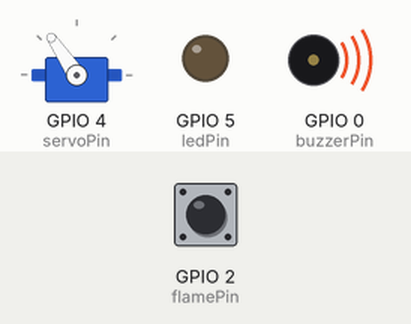
Simulated run of this sketch. Board: ESP32. Shown: servo, output pins drawn as LEDs (lit = HIGH), buzzer (waves = sounding, pin HIGH). The inputs (shaded band) are chosen by the test bench; at power-on: GPIO 2 (flamePin) LOW. What the sketch prints to the serial monitor is not drawn.

Above: at 1.25 s.
1.3 s: GPIO 2 (flamePin) driven HIGH
At 1.7 s:
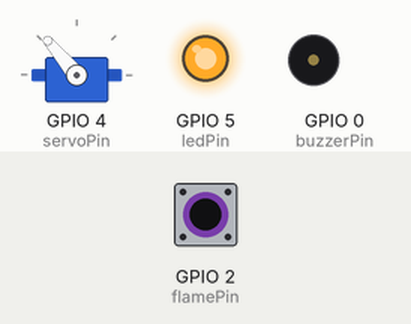
2.8 s: GPIO 2 (flamePin) driven LOW
At 2.96 s:
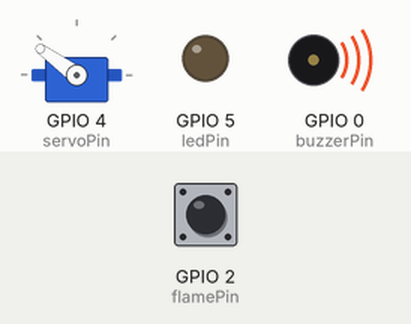
5.8 s: GPIO 2 (flamePin) driven HIGH
At 6.1 s:
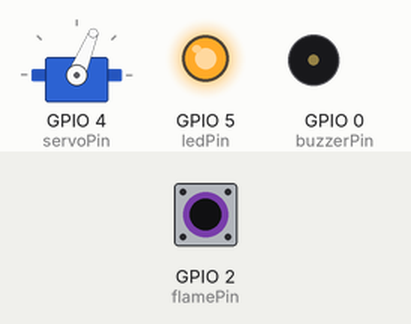
7.3 s: GPIO 2 (flamePin) driven LOW
At 7.45 s:
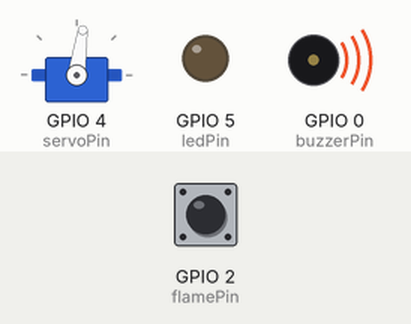
10.3 s: GPIO 2 (flamePin) driven HIGH
At 11.5 s:
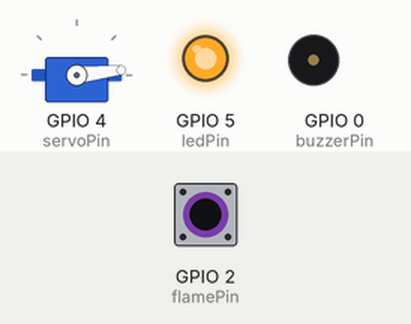
11.8 s: GPIO 2 (flamePin) pulsed LOW 2 times (0.12 s each, 0.3 s apart)
At 13.3 s:
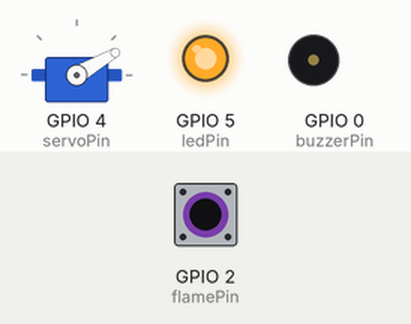
Timing chart, 0 to 14.8 s (numbered marks = the images above; inputs shaded):
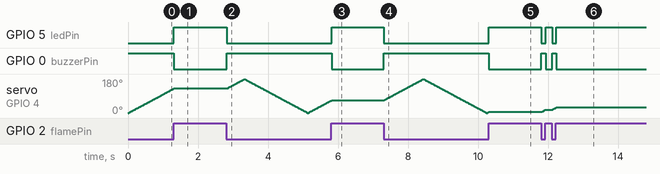

Measured:
- after the input at 1.3 s, GPIO 5 (ledPin): LOW → HIGH at once; GPIO 0 (buzzerPin): HIGH → LOW at once; servo on GPIO 4 (servoPin): goes on until 1.3 s, then stays 130°
- after the input at 2.8 s, GPIO 5 (ledPin): HIGH → LOW at once; GPIO 0 (buzzerPin): LOW → HIGH at once
- after the input at 5.8 s, GPIO 5 (ledPin): LOW → HIGH at once; GPIO 0 (buzzerPin): HIGH → LOW at once; servo on GPIO 4 (servoPin): goes on until 5.8 s, then stays 68°
- after the input at 7.3 s, GPIO 5 (ledPin): HIGH → LOW at once; GPIO 0 (buzzerPin): LOW → HIGH at once
- after the input at 10.3 s, GPIO 5 (ledPin): LOW → HIGH at once; GPIO 0 (buzzerPin): HIGH → LOW at once; servo on GPIO 4 (servoPin): goes on until 10.3 s, then stays 6°
- after the input at 11.8 s, GPIO 5 (ledPin): alternates HIGH for 0.18 s and LOW for 0.12 s, 4 changes in all, then stays HIGH, starting at once; GPIO 0 (buzzerPin): alternates HIGH for 0.12 s and LOW for 0.18 s, 4 changes in all, then stays LOW, starting at once; servo on GPIO 4 (servoPin): moves from 6° to 30° over 0.40 s, starting at once

The sketch:

ESP32-Fire-Radar.ino
```cpp
#include <WiFi.h>
#include <WebServer.h>
#include <ESP32Servo.h>
#include <math.h>

Servo radarServo;
WebServer server(80);

const int flamePin = 2;
const int buzzerPin = 0;
const int servoPin = 4;
const int ledPin = 5;

int angle = 0;
int direction = 2;

bool fire = false;
int fireAngle = 0;

const char* ssid = "Fire-Radar";
const char* password = "12345678";

const char webpage[] PROGMEM = R"rawliteral(
<!DOCTYPE html>
<html>
<head>
<meta name="viewport" content="width=device-width, initial-scale=1">
<title>Fire Radar</title>

<style>
* {
  box-sizing: border-box;
}

body {
  margin: 0;
  background: #020402;
  color: #39ff66;
  font-family: Arial, sans-serif;
  text-align: center;
}

h2 {
  margin: 15px 0 2px;
  font-size: 24px;
}

#status {
  font-size: 18px;
  margin: 5px;
}

.radar {
  width: 94vw;
  max-width: 520px;
  height: 47vw;
  max-height: 260px;
  margin: 30px auto 8px;
  position: relative;
  overflow: hidden;
  border-radius: 520px 520px 0 0;
  border: 2px solid #208c3a;
  border-bottom: 2px solid #208c3a;

  background:
    radial-gradient(
      circle at 50% 100%,
      transparent 0 24%,
      #155522 24.5% 25%,
      transparent 25.5% 49%,
      #155522 49.5% 50%,
      transparent 50.5% 74%,
      #155522 74.5% 75%,
      transparent 75.5%
    ),
    #061006;
}

.radar::after {
  content: "";
  position: absolute;
  left: 0;
  right: 0;
  bottom: 0;
  height: 2px;
  background: #155522;
}

#scanLine {
  position: absolute;
  width: 50%;
  height: 2px;
  left: 50%;
  bottom: 0;
  background: #39ff66;
  transform-origin: left center;
  box-shadow: 0 0 6px #39ff66, 0 0 15px #39ff66;
}

.center {
  position: absolute;
  width: 10px;
  height: 10px;
  left: calc(50% - 5px);
  bottom: -5px;
  background: #39ff66;
  border-radius: 50%;
  box-shadow: 0 0 12px #39ff66;
}

#fireDot {
  display: none;
  position: absolute;
  width: 20px;
  height: 20px;
  background: red;
  border-radius: 50%;
  transform: translate(-50%, 50%);
  box-shadow: 0 0 8px red, 0 0 18px red, 0 0 30px red;
  animation: fireBlink .5s infinite alternate;
}

#fireText {
  display: none;
  position: absolute;
  color: red;
  font-size: 15px;
  font-weight: bold;
  transform: translate(-50%, 0);
  text-shadow: 0 0 5px red, 0 0 10px red;
}

.locked {
  color: red !important;
  font-weight: bold;
  animation: blink .5s infinite alternate;
}

@keyframes fireBlink {
  from {
    opacity: .45;
  }

  to {
    opacity: 1;
  }
}

@keyframes blink {
  from {
    opacity: .4;
  }

  to {
    opacity: 1;
  }
}

.info {
  color: white;
  font-size: 17px;
}
</style>
</head>

<body>

<h2>FIRE RADAR</h2>

<div id="status">SCANNING...</div>

<div class="radar">

  <div id="scanLine"></div>

  <div class="center"></div>

  <div id="fireDot"></div>

  <div id="fireText">FIRE</div>

</div>

<div class="info">
  ANGLE: <span id="angle">0</span>&deg;
</div>

<script>

function updateRadar(data) {

  let angle = data.angle;
  let fire = data.fire;
  let fireAngle = data.fireAngle;

  document.getElementById("angle").innerText = angle;

  let scanLine = document.getElementById("scanLine");

  scanLine.style.transform =
    "rotate(" + (-180 + angle) + "deg)";

  let dot = document.getElementById("fireDot");
  let fireText = document.getElementById("fireText");
  let status = document.getElementById("status");

  if (fire) {

    let rad = fireAngle * Math.PI / 180;

    let radiusX = 42;
    let radiusY = 78;

    let x =
      50 + radiusX * Math.cos(Math.PI - rad);

    let y =
      100 - radiusY * Math.sin(rad);

    dot.style.left = x + "%";
    dot.style.bottom = (100 - y) + "%";

    fireText.style.left = x + "%";
    fireText.style.bottom = (100 - y + 10) + "%";

    dot.style.display = "block";
    fireText.style.display = "block";

    status.innerHTML = "FIRE DETECTED";
    status.className = "locked";

  } else {

    dot.style.display = "none";
    fireText.style.display = "none";

    status.innerHTML = "SCANNING...";
    status.className = "";
  }
}

setInterval(function() {

  fetch("/data")
    .then(function(response) {
      return response.json();
    })
    .then(function(data) {
      updateRadar(data);
    });

}, 60);

</script>

</body>
</html>
)rawliteral";


void setup()
{
  pinMode(flamePin, INPUT);
  pinMode(buzzerPin, OUTPUT);
  pinMode(ledPin, OUTPUT);

  digitalWrite(buzzerPin, HIGH);
  digitalWrite(ledPin, LOW);

  radarServo.attach(servoPin);
  radarServo.write(angle);

  Serial.begin(115200);

  WiFi.softAP(ssid, password);

  Serial.println();
  Serial.println("FIRE RADAR STARTED");
  Serial.print("IP: ");
  Serial.println(WiFi.softAPIP());

  server.on("/", []()
  {
    server.send(200, "text/html", webpage);
  });

  server.on("/data", []()
  {
    String data = "{";

    data += "\"angle\":";
    data += angle;

    data += ",";

    data += "\"fire\":";
    data += fire ? "true" : "false";

    data += ",";

    data += "\"fireAngle\":";
    data += fireAngle;

    data += "}";

    server.send(200, "application/json", data);
  });

  server.begin();
}


void loop()
{
  server.handleClient();

  int flame = digitalRead(flamePin);

  if (flame == HIGH)
  {
    fire = true;
    fireAngle = angle;

    digitalWrite(buzzerPin, LOW);
    digitalWrite(ledPin, HIGH);

    radarServo.write(fireAngle);

    while (digitalRead(flamePin) == HIGH)
    {
      server.handleClient();
      delay(20);
    }

    fire = false;

    digitalWrite(buzzerPin, HIGH);
    digitalWrite(ledPin, LOW);
  }
  else
  {
    fire = false;

    digitalWrite(buzzerPin, HIGH);
    digitalWrite(ledPin, LOW);

    radarServo.write(angle);

    angle += direction;

    if (angle >= 180)
    {
      angle = 180;
      direction = -2;
    }

    if (angle <= 0)
    {
      angle = 0;
      direction = 2;
    }

    delay(20);
  }
}
```
